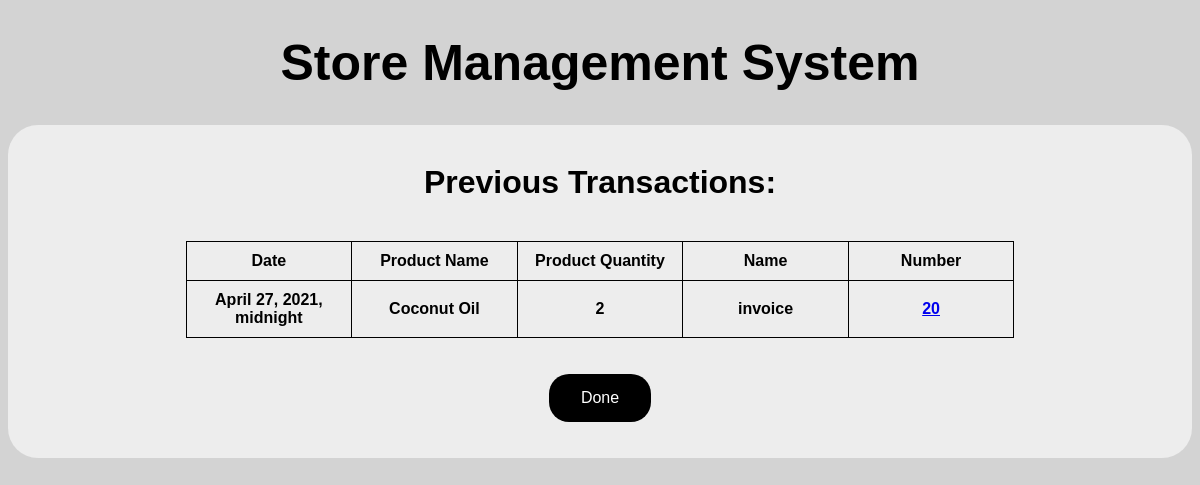
The app's page /product/Coconut Oil with its own data.
### storedb/models.py (models this page shows, shortened)
class Transactions(models.Model):
    date = models.DateTimeField()
    prod_name = models.CharField(max_length=30)
    prod_quant = models.IntegerField()
    name = models.CharField(max_length=20)
    number = models.CharField(max_length=15)

### storedb/views.py (the view)
# urls.py: path('product/<prod_name>', views.product_trans),
def product_trans(request, prod_name):
    prod_trans_list = Transactions.objects.order_by('-id').filter(prod_name=prod_name)
    return render(request, 'prod_trans_list.html', {'prod_trans_list': prod_trans_list})

### storedb/templates/prod_trans_list.html (shortened to what this page needs)
{% extends "base.html" %}
{% block content %}
<center>
    <h1>Previous Transactions:</h1><br>
<table>
       <tr>
           <td>Date</td>
           <td>Product Name</td>
           <td>Product Quantity</td>
           <td>Name</td>
           <td>Number</td>
       </tr>
{% for t in prod_trans_list %}
        <tr>
            <td>{{t.date}}</td>
            <td>{{t.prod_name}}</td>
            <td>{{t.prod_quant}}</td>
            <td>{{t.name}}</td>
            <td><a href="{{t.name}}/{{t.number}}">{{t.number}}</a></td>
        </tr>
{% endfor %}
</table><br><br>
<form action="cancel" method="post">
            <button type="submit">Done</button>
    </form>
<br><br>
{% endblock content %}

### storedb/templates/base.html (style rules this page uses)
html { background: #D3D3D3 ; font-family: Verdana, sans-serif; }
table, th, td { table-layout: fixed; border: 1px solid black; border-collapse: collapse; width: 70%; text-align: center; padding: 10px; }
button { background-color:black; border: medium; border-color: black; color: white; padding: 15px 32px; text-align: center; border-radius: 20px; font-size: 16px; }

### records on screen
Transactions: date "April 27, 2021, midnight", prod_name "Coconut Oil", prod_quant "2", name "invoice", number "20"
